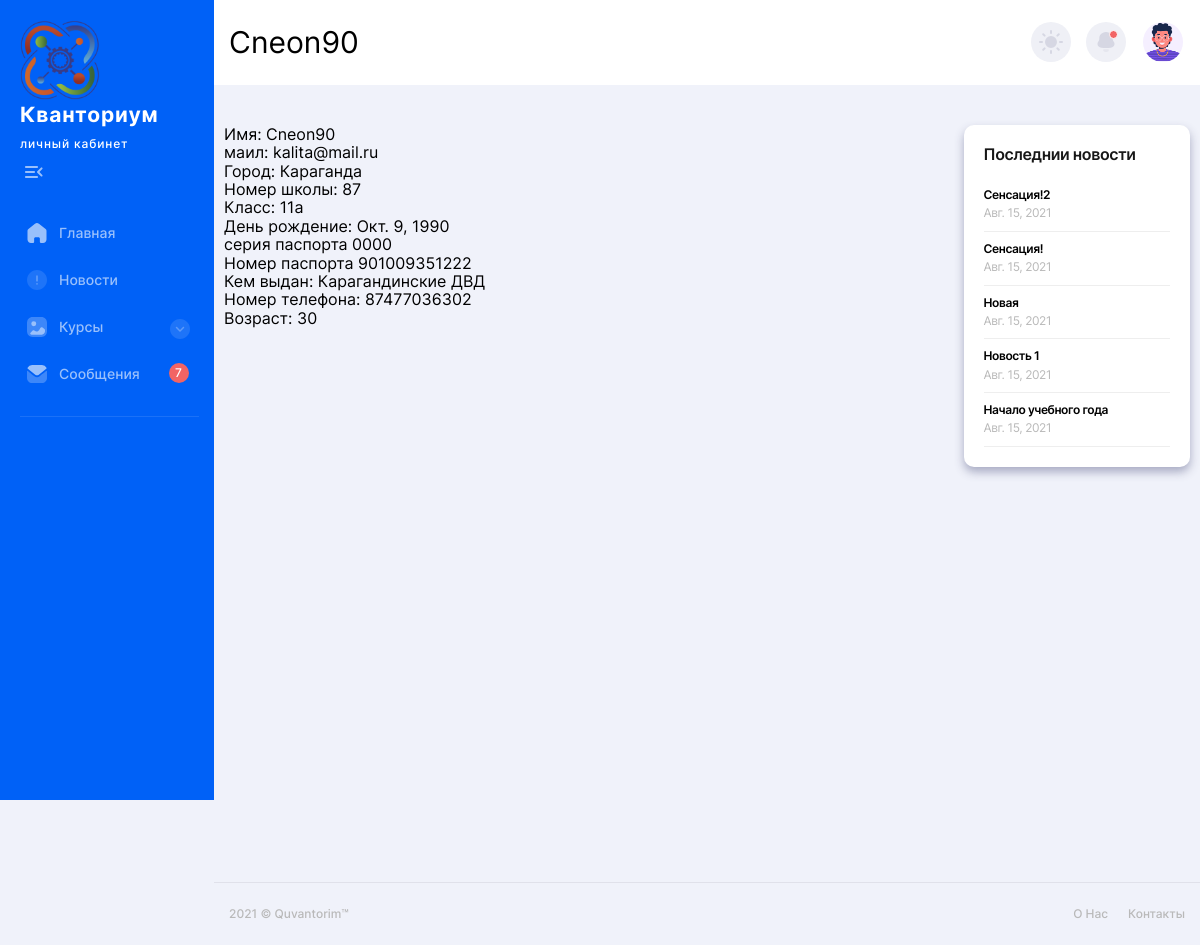
/profile/Cneon90, run on the app's committed database.
### manager/models.py (models this page shows, shortened)
class Profile(models.Model):
    user = models.OneToOneField(User, on_delete=models.CASCADE) #Привязываем к модели юзер
    Passport_series = models.CharField(max_length=10, blank=True)
    Passport_number = models.CharField(max_length=40, blank=True)
    Passport_received = models.CharField(max_length=60, blank=True)
    Location = models.CharField(max_length=30, blank=True)
    School_name = models.CharField(max_length=60, blank=True)
    School_class= models.CharField(max_length=10, blank=True)
    Birth_date = models.DateField(null=True, blank=True)
    Phone = models.CharField(max_length=30, blank=True)
    Status = models.CharField(max_length=10, blank=True)
    id_stepik = models.CharField(max_length=10, blank=True)

class novelty(models.Model):
    name = models.CharField(max_length=30, blank=True)
    heading = models.CharField(max_length=30, blank=True)
    body = models.TextField()
    data = models.DateField(null=True, blank=True)
    time =  models.TimeField(null=True, blank=True)

### manager/views.py (the view)
# urls.py: path('profile/<name>', views.myprofile, name='myprofile'),                  # mail
def myprofile(request,name):
    data={}
    data.update(init_news(request))
    data['user'] = User.objects.get(username=name)
    data['age'] = calculate_age(data['user'].profile.Birth_date)
    return render(request, 'manager/myprofile.html', data)

### manager/functional.py (called while the page is built)
def init_news(request):
    datas={}
    datas['new'] = novelty.objects.all().order_by('-data').order_by('-time')[:settings.NEWS_COLUMN]
    datas['admins'] = request.user.has_perm('manager.can_admins')
    datas['exit'] = request.user.is_authenticated
    return datas

def calculate_age(born):
    today = date.today()
    return today.year - born.year - ((today.month, today.day) < (born.month, born.day))

### templates/manager/myprofile.html (shortened to what this page needs)
{% extends "manager/main.html" %}
{% block bar %}
  {% if user.is_authenticated %}   sidebar {% else %}  sidebarno {% endif %}
{% endblock %}
{% block namepage %}
      {{ user.username }}
{% endblock %}
{% block content %}
    <main class="main users chart-page" id="skip-target">
      <div class="container">
        <div class="row">
          <div class="col-lg-9">
              <div class="text">
                  <div class="text">
                      Имя:      {{ user.username }} <br>
                          маил:  {{ user.email }}<br>
                          Город: {{ user.profile.Location }}<br>
                          Номер школы: {{ user.profile.School_name }}<br>
                          Класс: {{ user.profile.School_class }}<br>
                          День рождение: {{ user.profile.Birth_date }}<br>
                          серия паспорта     {{ user.profile.Passport_series }}<br>
                          Номер паспорта     {{ user.profile.Passport_number }}<br>
                          Кем выдан:     {{ user.profile.Passport_received }}<br>
                          Номер телефона: {{ user.profile.Phone }}<br>
                          Возраст: {{ age }}
                        <br>
                        <br>
                        <br>
              </div>
              </div>
          </div>
          <div class="col-lg-3">
         <article class="white-block">
              <div class="top-cat-title">
                <h3>Последнии новости </h3>
              </div>
              <ul class="top-cat-list">
                  {% for news in new %}
                <li>
                  <a href="{% url 'new_post' news.id %}">
                    <div class="top-cat-list__title">
                     {{ news.heading }}
                    </div>
                    <div class="top-cat-list__subtitle">
                      {{ news.data }}
                    </div>
                  </a>
            {% endfor %}
              </ul>
            </article>
          </div>
        </div>
      </div>
    </main>
{% endblock %}

### manager/static/manager/css/style.css (style rules this page uses)
html { line-height: 1.15; -webkit-text-size-adjust: 100%; }
body { margin: 0; }
main { display: block; min-height: 800px; }
a { background-color: transparent; }
html { -webkit-box-sizing: border-box; box-sizing: border-box; -ms-overflow-style: scrollbar; }
*, *::before, *::after { -webkit-box-sizing: inherit; box-sizing: inherit; }
.container { width: 100%; padding-right: 15px; padding-left: 15px; margin-right: auto; margin-left: auto; }
.row { display: -webkit-box; display: -ms-flexbox; display: flex; -ms-flex-wrap: wrap; flex-wrap: wrap; margin-right: -15px; margin-left: -15px; }
.col-1, .col-2, .col-3, .col-4, .col-5, .col-6, .col-7, .col-8, .col-9, .col-10, .col-11, .col-12, .col, .col-auto, .col-sm-1, .col-sm-2, .col-sm-3, .col-sm-4, .col-sm-5, .col-sm-6, .col-sm-7, .col-sm-8, .col-sm-9, .col-sm-10, .col-sm-11, .col-sm-12, .col-sm, .col-sm-auto, .col-md-1, .col-md-2, .col-md-3, .col-md-4, .col-md-5, .col-md-6, .col-md-7, .col-md-8, .col-md-9, .col-md-10, .col-md-11, .col-md-12, .col-md, .col-md-auto, .col-lg-1, .col-lg-2, .col-lg-3, .col-lg-4, .col-lg-5, .col-lg-6, .col-lg-7, .col-lg-8, .col-lg-9, .col-lg-10, .col-lg-11, .col-lg-12, .col-lg, .col-lg-auto, .col-xl-1, .col-xl-2, .col-xl-3, .col-xl-4, .col-xl-5, .col-xl-6, .col-xl-7, .col-xl-8, .col-xl-9, .col-xl-10, .col-xl-11, .col-xl-12, .col-xl, .col-xl-auto, .col-xxl-1, .col-xxl-2, .col-xxl-3, .col-xxl-4, .col-xxl-5, .col-xxl-6, .col-xxl-7, .col-xxl-8, .col-xxl-9, .col-xxl-10, .col-xxl-11, .col-xxl-12, .col-xxl, .col-xxl-auto { position: relative; width: 100%; min-height: 1px; padding-right: 10px; padding-left: 10px; }
* { -webkit-box-sizing: border-box; box-sizing: border-box; -webkit-tap-highlight-color: transparent; -webkit-transition: 0.3s all; -o-transition: 0.3s all; transition: 0.3s all; }
html, body { font-family: 'Inter', sans-serif; }
h1, h2, h3, h4, h5, h6, p, ul, a, button { margin: 0; padding: 0; line-height: 1; }
a { color: inherit; text-decoration: none; -webkit-transition: all 0.3s; -o-transition: all 0.3s; transition: all 0.3s; }
ul, ol { list-style-type: none; }
.white-block { display: -webkit-box; display: -ms-flexbox; display: flex; -webkit-box-orient: vertical; -webkit-box-direction: normal; -ms-flex-direction: column; flex-direction: column; background-color: #FFFFFF; border-radius: 10px; padding: 20px; margin-bottom: 20px; box-shadow: 0px 5px 10px rgba(160, 163, 189, 0.9); cursor: pointer ; }
body { background-color: #F0F2FA; }
h1, h2, h3 { letter-spacing: 1px; color: #171717; }
.top-cat-title { margin-bottom: 10px; }
.top-cat-title h3 { font-style: normal; font-weight: 600; font-size: 16px; line-height: 1.2; letter-spacing: -0.4px; color: #171717; margin-bottom: 4px; }
.top-cat-list a { display: block; padding-top: 10px; padding-bottom: 10px; border-bottom: 1px solid #EEEEEE; }
.top-cat-list__title { display: -webkit-box; display: -ms-flexbox; display: flex; -webkit-box-align: center; -ms-flex-align: center; align-items: center; -webkit-box-pack: justify; -ms-flex-pack: justify; justify-content: space-between; font-weight: 600; font-size: 12px; line-height: 1.2; letter-spacing: -0.4px; color: #000000; margin-bottom: 4px; }
.top-cat-list__subtitle { display: -webkit-box; display: -ms-flexbox; display: flex; -webkit-box-align: center; -ms-flex-align: center; align-items: center; -webkit-box-pack: justify; -ms-flex-pack: justify; justify-content: space-between; font-size: 12px; line-height: 1.2; letter-spacing: -0.4px; color: #b9b9b9; }
.main { padding-top: 20px; padding-bottom: 20px; margin-bottom: 60px; }
@media (min-width: 576px) { .container { max-width: 540px; } }
@media (min-width: 768px) { .container { max-width: 720px; } }
@media (min-width: 992px) { .container { max-width: 960px; } }
@media (min-width: 992px) { .col-lg-3 { -webkit-box-flex: 0; -ms-flex: 0 0 25%; flex: 0 0 25%; max-width: 25%; } }
@media (min-width: 992px) { .col-lg-9 { -webkit-box-flex: 0; -ms-flex: 0 0 75%; flex: 0 0 75%; max-width: 75%; } }
@media (min-width: 1200px) { .container { max-width: 1140px; } }

### data on the page
novelty: heading "Сенсация!2", data "Авг. 15, 2021"
novelty: heading "Сенсация!", data "Авг. 15, 2021"
novelty: heading "Новая", data "Авг. 15, 2021"
novelty: heading "Новость 1", data "Авг. 15, 2021"
novelty: heading "Начало учебного года", data "Авг. 15, 2021"

### other printed values
{{ user.username }} "Cneon90"
{{ user.email }} "kalita@mail.ru"
{{ user.profile.Location }} "Караганда"
{{ user.profile.School_name }} "87"
{{ user.profile.School_class }} "11а"
{{ user.profile.Birth_date }} "Окт. 9, 1990"
{{ user.profile.Passport_series }} "0000"
{{ user.profile.Passport_number }} "901009351222"
{{ user.profile.Passport_received }} "Карагандинские ДВД"
{{ user.profile.Phone }} "87477036302"
{{ age }} "30"
